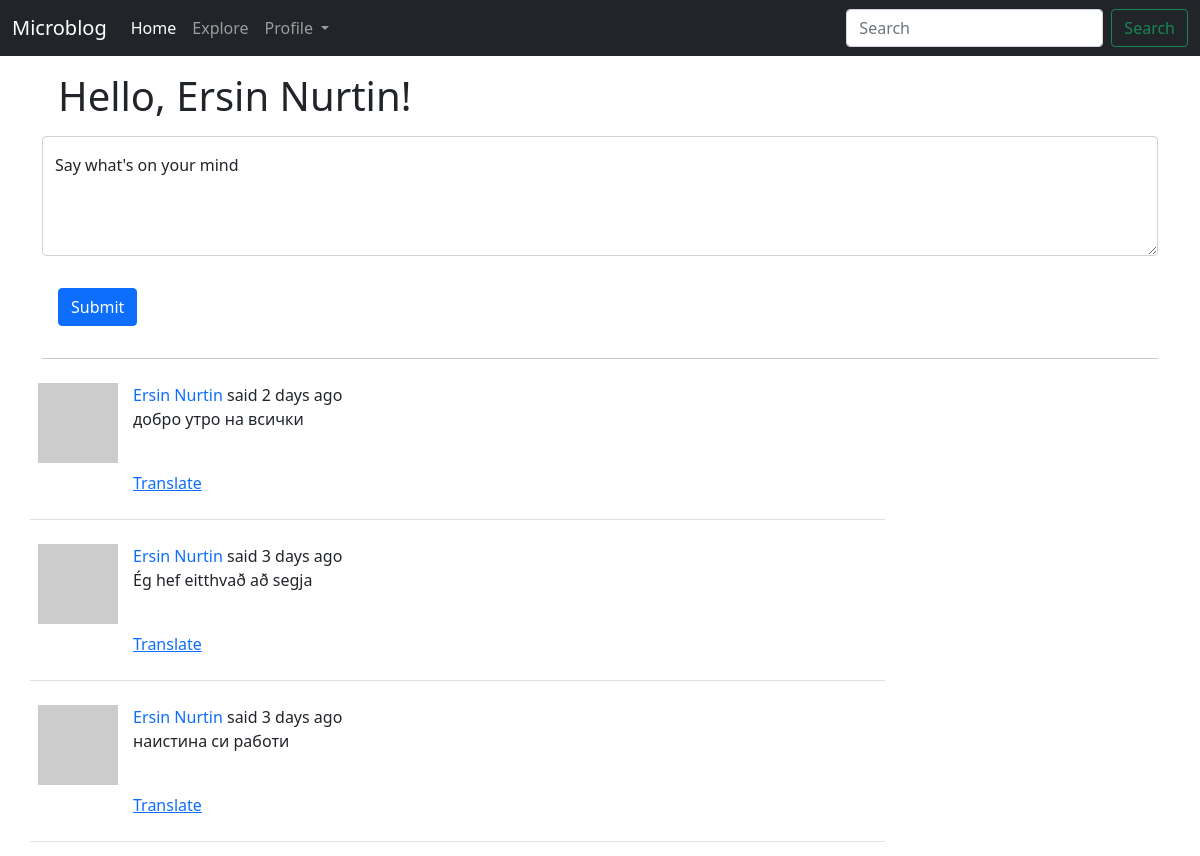
The page /home (signed in, upper part) on the database as committed earlier.
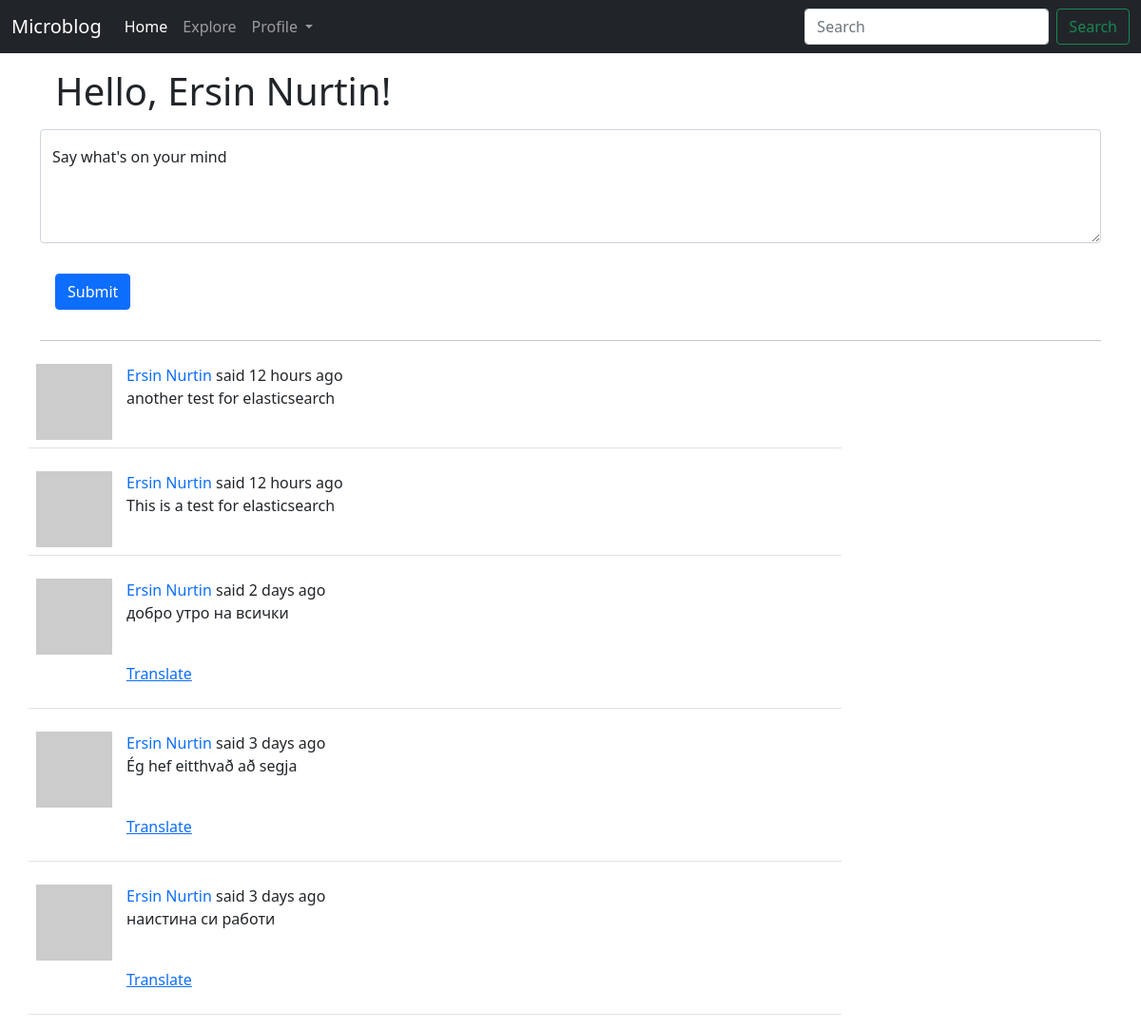
The same page on the database as committed later.
### app/models.py (models this page shows, shortened)
class User(UserMixin, db.Model):
	id = db.Column(db.Integer, primary_key=True)
	username = db.Column(db.String(64), index=True, unique=True)
	email = db.Column(db.String(120), index=True, unique=True)
	password_hash = db.Column(db.String(128))
	about_me = db.Column(db.String(140))
	last_seen = db.Column(db.DateTime, default=datetime.utcnow())
	posts = db.relationship('Post', backref='author', lazy='dynamic')
	followed = db.relationship(
		'User', secondary=followers,
		primaryjoin=(followers.c.follower_id == id),
		secondaryjoin=(followers.c.followed_id == id),
		backref=db.backref('followers', lazy='dynamic'), lazy='dynamic')
	def avatar(self, size):
		digest = md5(self.email.lower().encode('utf-8')).hexdigest()
		return f"https://www.gravatar.com/avatar/{digest}?d=identicon&s={size}"
	def followed_posts(self):
		followed = Post.query.join(followers, (followers.c.followed_id == Post.user_id)) \
			.filter(followers.c.follower_id == self.id)
		own = Post.query.filter_by(user_id=self.id)
		return followed.union(own).order_by(Post.timestamp.desc())

class SearchableMixin:
	@classmethod
	def before_commit(cls, session):
		session._changes = {
			'add': list(session.new),
			'update': list(session.dirty),
			'delete': list(session.deleted)
		}
	@classmethod
	def after_commit(cls, session):
		for obj in session._changes['add']:
			if isinstance(obj, SearchableMixin):
				add_to_index(obj.__tablename__, obj)
		for obj in session._changes['update']:
			if isinstance(obj, SearchableMixin):
				add_to_index(obj.__tablename__, obj)
		for obj in session._changes['delete']:
			if isinstance(obj, SearchableMixin):
				remove_from_index(obj.__tablename__, obj)
		session._changes = None

class Post(SearchableMixin, db.Model):
	__searchable__ = ['body']
	id = db.Column(db.Integer, primary_key=True)
	body = db.Column(db.String(140))
	timestamp = db.Column(db.DateTime, index=True, default=datetime.utcnow)
	user_id = db.Column(db.Integer, db.ForeignKey('user.id'))
	language = db.Column(db.String(5))

### app/main/routes.py (the view, shortened to what this page needs)
@bp.route('/', methods=['GET', 'POST'])
@bp.route('/home', methods=['GET', 'POST'])
@login_required
def index():
	form = PostForm()
	page = request.args.get('page', 1, type=int)
	posts = current_user.followed_posts().paginate(
		page=page, per_page=current_app.config['POSTS_PER_PAGE'], error_out=False)
	next_url = url_for('main.index', page=posts.next_num) if posts.has_next else None
	prev_url = url_for('main.index', page=posts.prev_num) if posts.has_prev else None
	return render_template('index.html', title='Home Page',
	                       posts=posts.items, form=form, next_url=next_url, prev_url=prev_url)

### app/main/forms.py
class SearchForm(FlaskForm):
	q = StringField(_l('Search'), validators=[DataRequired()])
	s = SubmitField(_l('Search'))
	def __init__(self, *args, **kwargs):
		if 'formdata' not in kwargs:
			kwargs['formdata'] = request.args
		if 'meta' not in kwargs:
			kwargs['meta'] = {'csrf': False}
		super(SearchForm, self).__init__(*args, **kwargs)

class PostForm(FlaskForm):
	post = TextAreaField(_l("Say what's on your mind"), validators=[
		DataRequired(), Length(min=1, max=140)])
	submit = SubmitField(_l('Submit'))

### app/__init__.py (called while the page is built)
def get_locale():
	user = getattr(g, 'user', None)
	if user is not None:
		return user.locale
	return request.accept_languages.best_match(current_app.config['LANGUAGES'])

### app/main/routes.py (called while the page is built)
@bp.before_app_request
def before_request():
	if current_user.is_authenticated:
		current_user.last_seen = datetime.utcnow()
		db.session.commit()
		g.search_form = SearchForm()
	g.locale = str(get_locale())

### app/models.py (called while the page is built)
@login.user_loader
def load_user(user_id):
	return User.query.get(int(user_id))

### app/templates/index.html (shortened to what this page needs)
{% extends "layout.html" %}
{% block content %}
  <div class="container">
    <h1 class="mb-3 m-3">{{ _('Hello, %(username)s!', username=current_user.username) }}</h1>
    {% if form %}
    <form action="" method="post">
      <div class="form-floating row-cols-sm-3 mb-3">
        {{ form.post(style="height: 120px", class_="form-control", placeholder=form.post.label.text) }}
        <label>{{ form.post.label.text }}</label>
      </div>
      {{ form.submit(class_="btn btn-primary m-3 mb-3") }}
      <hr>
    </form>
    {% endif %}
  </div>
    {% for post in posts %}
        {% include '_post.html' %}
    {% endfor %}
{% endblock content %}

### app/templates/layout.html (shortened to what this page needs)
<!DOCTYPE html>
<html lang="en">
  <head>
      <link href="https://cdn.jsdelivr.net/npm/bootstrap@5.1.3/dist/css/bootstrap.min.css" rel="stylesheet">
  </head>
  <body>
    <nav class="navbar navbar-expand-lg navbar-dark bg-dark">
      <div class="container-fluid">
        <a class="navbar-brand" href="{{ url_for('main.index') }}">Microblog</a>
        <div class="collapse navbar-collapse" id="navbarSupportedContent">
          <ul class="navbar-nav me-auto mb-2 mb-lg-0">
            <li class="nav-item">
              <a class="nav-link active" aria-current="page" href="{{ url_for('main.index') }}">{{ _('Home') }}</a>
            </li>
            {% if current_user.is_anonymous %}
            <li class="nav-item">
              <a class="nav-link" href="{{ url_for('main.explore') }}">{{ _('Explore') }}</a>
            </li>
            <li class="nav-item">
              <a class="nav-link" href="{{ url_for('auth.login') }}">{{ _('Login') }}</a>
            </li>
            {% else %}
            <li class="nav-item">
              <a class="nav-link" href="{{ url_for('main.explore') }}">{{ _('Explore') }}</a>
            </li>
            <li class="nav-item dropdown">
              <a class="nav-link dropdown-toggle" href="{{ url_for('main.user', username=current_user.username) }}" id="navbarDropdown" role="button" data-bs-toggle="dropdown" aria-expanded="false">
                {{ _('Profile') }}
              </a>
            </li>
            {% endif %}
          </ul>
          {% if g.search_form %}
              <form class="d-flex" role="search" action="{{ url_for('main.search') }}" method="get">
                {{ g.search_form.q(size=20, class_="form-control me-2", type="search", placeholder=g.search_form.q.label.text) }}
                {{ g.search_form.s(class_="btn btn-outline-success", type='submit', placeholder=g.search_form.s.text) }}
              </form>
          {% endif %}
        </div>
      </div>
    </nav>
    {% block content %} {% endblock content %}
  </body>
</html>

### app/templates/_post.html (shortened to what this page needs)
<div class="container">
    <table class="table table-hover">
      <tr class="row">
        <td class="col-1"><a href="{{ url_for('main.user', username=post.author.username) }}"><img src=" {{ post.author.avatar(70) }}" alt="user image"/></a>
        <td class="col-8">
          {{ _('%(username)s said %(when)s', username=user_link, when=moment(post.timestamp).fromNow()) }}
          <br>
          <p class="text-body"><span id="post{{ post.id }}">{{ post.body }}</span></p>
          {% if post.language and post.language != g.locale %}
            <br>
                <p><span id="translation{{ post.id }}">
                    <a href="javascript:translate(
                                '#post{{ post.id }}',
                                '#translation{{ post.id }}',
                                '{{ post.language }}',
                                '{{ g.locale }}');">{{ _('Translate') }}</a>
                </span></p>
          {% endif %}
        </td>
      </tr>
    </table>
</div>

Rows that differ between the two databases and show on the page:
added Post: body "another test for elasticsearch"
added Post: body "This is a test for elasticsearch"
